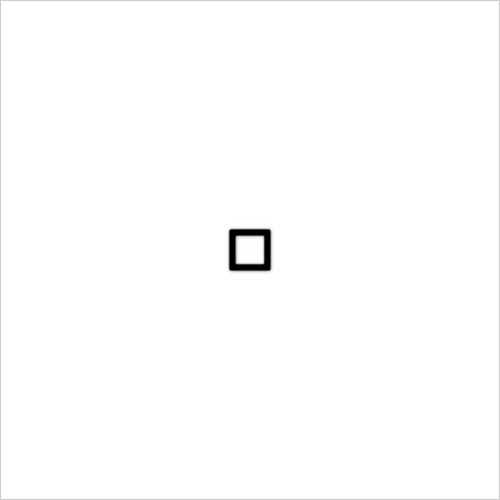
Frame 1 (no input)
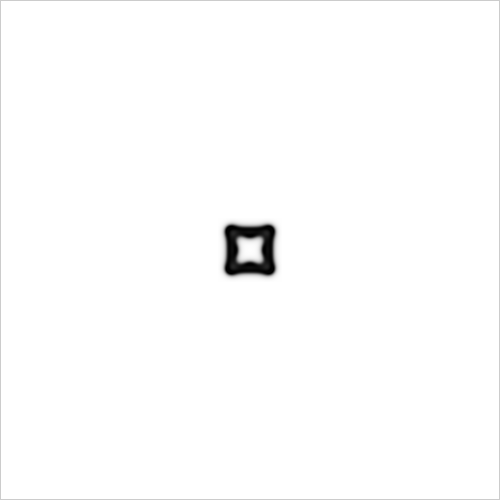
Frame 60 (the mouse pressed at the canvas centre just before this capture)
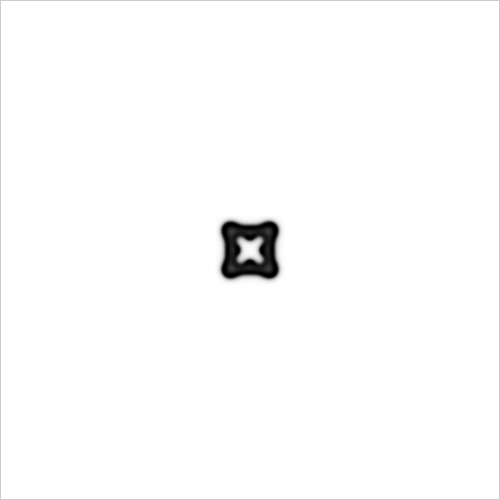
Frame 120 (the mouse held since frame 60 and released just before this capture)

The Processing sketch that drew these frames (run headless with seeded random() and noise(); from frame 60 on, the mouse is pressed at the canvas centre):

// Processing sketch: generative_art_j150
// ── generative_art_j150.pde
Cell[][] grid;
Cell[][] prev;
int size = 15;
int startx, starty;
int xmin, xmax, ymin, ymax;

float dA = 0.7;
float dB = 0.38;
float feed = 0.057;
float k = 0.061;
float fr = 5;

void setup() {
  size(500, 500);
  frameRate(30);
  smooth();
  noFill();
  grid = new Cell[width][height];
  prev = new Cell[width][height];

  for (int i = 0; i < width; i++) {
    for (int j = 0; j < height; j ++) {
      float a = 1;
      float b = 0;
      grid[i][j] = new Cell(a, b);
      prev[i][j] = new Cell(a, b);
    }
  }

  for (int n = 0; n < 1; n++) {
    startx = width/2;
    starty = height/2;

    for (int i = startx-20; i < startx+20; i++) {
      for (int j = starty-20; j < starty+20; j ++) {
        float a = 0;
        float b = 1;
        grid[i][j] = new Cell(a, b);
        prev[i][j] = new Cell(a, b);
      }
    }
    for (int i = startx-15; i < startx+15; i++) {
      for (int j = starty-15; j < starty+15; j ++) {
        float a = 1;
        float b = 0;
        grid[i][j] = new Cell(a, b);
        prev[i][j] = new Cell(a, b);
      }
    }
  }
  size = 30;
  xmin = constrain(startx-size, 1, width-1);
  xmax = constrain(startx+size, 1, width-1);
  ymin = constrain(starty-size, 1, height-1);
  ymax = constrain(starty+size, 1, height-1);
}

class Cell {
  float a;
  float b;

  Cell(float a_, float b_) {
    a = a_;
    b = b_;
  }
}


void update() {
  //if (frameCount%50 == 0) size++;
  boolean test = true;
  while (test && xmin > 1) {
    test = false;
    for (int i = ymin; i < ymax; i++) {
      if (prev[xmin][i].b > 0.001) {
        xmin = constrain(xmin-1, 1, width-1);
        test = true;
      }
    }
  }
  test = true;
  while (test && xmax < width-1) {
    test = false;
    for (int i = ymin; i < ymax; i++) {
      if (prev[xmax-1][i].b > 0.001) {
        xmax = constrain(xmax+1, 1, width-1);
        test = true;
      }
    }
  }
  test = true;
  while (test && ymin > 1) {
    test = false;
    for (int i = xmin; i < xmax; i++) {
      if (prev[i][ymin].b > 0.001) {
        test = true;
        ymin = constrain(ymin-1, 1, width-1);
      }
    }
  }
  test = true;
  while (test && ymax < height-1) {
    test = false;
    for (int i = xmin; i < xmax; i++) {
      if (prev[i][ymax-1].b > 0.001) {
        ymax = constrain(ymax+1, 1, width-1);
        test = true;
      }
    }
  }
  for (int i = xmin; i < xmax; i++) {
    for (int j = ymin; j < ymax; j ++) {
      Cell spot = prev[i][j];
      Cell newspot = grid[i][j];

      float a = spot.a;
      float b = spot.b;

      float laplaceA = 0;
      float laplaceAa = 0;
      float laplaceAb = 0;
      laplaceA += a*-1;
      laplaceAa += prev[i+1][j].a;
      laplaceAa += prev[i-1][j].a;
      laplaceAa += prev[i][j+1].a;
      laplaceAa += prev[i][j-1].a;
      laplaceAb += prev[i-1][j-1].a;
      laplaceAb += prev[i+1][j-1].a;
      laplaceAb += prev[i-1][j+1].a;
      laplaceAb += prev[i+1][j+1].a;
      laplaceA += laplaceAa*0.2 + laplaceAb*0.05;

      float laplaceB = 0;
      float laplaceBa = 0;
      float laplaceBb = 0;
      laplaceB += b*-1;
      laplaceBa += prev[i+1][j].b;
      laplaceBa += prev[i-1][j].b;
      laplaceBa += prev[i][j+1].b;
      laplaceBa += prev[i][j-1].b;
      laplaceBb += prev[i-1][j-1].b;
      laplaceBb += prev[i+1][j-1].b;
      laplaceBb += prev[i-1][j+1].b;
      laplaceBb += prev[i+1][j+1].b;
      laplaceB += laplaceBa*0.2 + laplaceBb*0.05;

      newspot.a = a + (dA*laplaceA - a*b*b + feed*(1-a))*1;
      newspot.b = b + (dB*laplaceB + a*b*b - (k+feed)*b)*1;

      newspot.a = constrain(newspot.a, 0, 1);
      newspot.b = constrain(newspot.b, 0, 1);
    }
  }
}

void swap() {
  /**Cell[][] temp = prev;
  prev = grid;
  grid = temp;**/
  grid = prev;
}

void draw() {
  //background(1);
  //println(frameRate);
  
  /**if (frameRate > 24)
    fr = constrain(fr+0.05, 1, 20);
  else if (frameRate < 24)
    fr = constrain(fr-0.05, 1, 20);
  println(fr);**/
  for (int i = 0; i < fr; i++) {
    update();
    swap();
  }

  loadPixels();
  for (int i = 1; i < width-1; i++) {
    for (int j = 1; j < height-1; j ++) {
      Cell spot = grid[i][j];
      float a = spot.a;
      float b = spot.b;
      int pos = i + j * width;
      pixels[pos] = color((a-b)*255);
    }
  }
  updatePixels();
  /**line(xmin, ymin, xmax, ymin);
  line(xmin, ymin, xmin, ymax);
  line(xmax, ymin, xmax, ymax);
  line(xmin, ymax, xmax, ymax);**/
}
